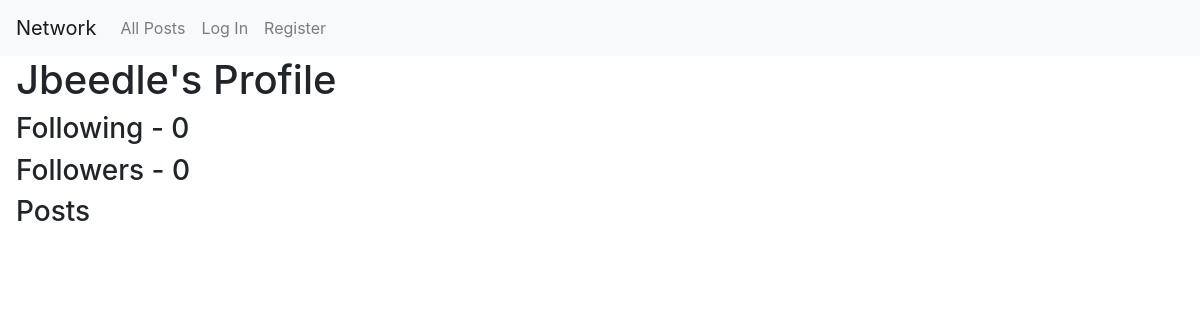
Page /jbeedle on the earlier database version.
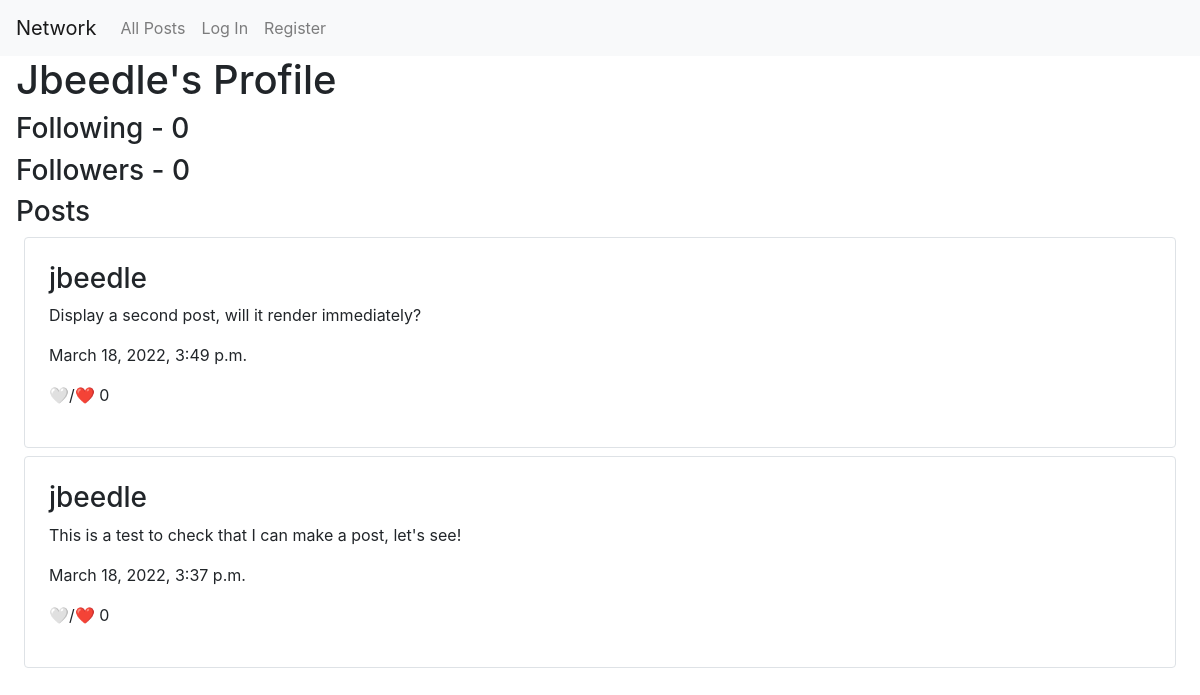
Same page on the later database version.
### network/models.py (models this page shows, shortened)
class Post(models.Model):
    user = models.ForeignKey(User, on_delete=models.CASCADE, related_name='posts')
    content = models.CharField(max_length=300)
    likes = models.PositiveIntegerField(default=0)
    user_likes = models.ManyToManyField(User)
    created = models.DateTimeField(auto_now_add=True)
    class Meta:
        ordering = ['-created']

class User(AbstractUser):
    following = models.ManyToManyField('self', blank=True, related_name='followers', symmetrical=False)

### network/views.py (the view)
# urls.py: path("<str:username>", views.profile, name="profile")
def profile(request, username):
    user = request.user
    try:
        profileOwner = User.objects.get(username=username)
        posts = profileOwner.posts.all()
    except User.DoesNotExist:
        profileOwner = None
        posts = None
    if user.username == username:
        currentUser = True
    else:
        currentUser = False
    return render(request, "network/profile.html", {
        'profileOwner': profileOwner,
        'posts': posts,
        'currentUser': currentUser
    })

### network/templates/network/profile.html (shortened to what this page needs)
{% extends "network/layout.html" %}
{% block body %}
    {% if not profileOwner %}
        <h2 class="ml-3">User does not exist</h2>
    {% else %}
        <h1 class="ml-3">{{ profileOwner.username | capfirst }}'s Profile</h1>
        <h3 class="ml-3">Following - {{ profileOwner.followers.count }}</h3>
        <h3 class="ml-3">Followers - {{ profileOwner.following.count }}</h3>
        <h3 class="ml-3">Posts</h3>
        {% for post in posts %}
            <div class="border rounded mx-4 mb-2 p-4">
                <h3>{{ post.user.username }}</h3>
                <p>{{ post.content }}</p>
                <p>{{ post.created }}</p>
                <p>🤍/❤️ {{ post.likes}}</p>
            </div>
        {% endfor %}
    {% endif %}
{% endblock %}

Differences in the rows shown:
added Post: user.username "jbeedle", content "Display a second post, will it render immediately?", created "March 18, 2022, 3:49 p.m.", likes "0"
added Post: user.username "jbeedle", content "This is a test to check that I can make a post, let's see!", created "March 18, 2022, 3:37 p.m.", likes "0"
